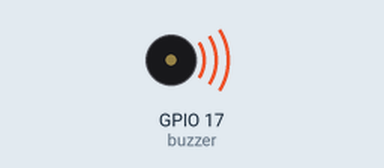
This program was run on a simulated Raspberry Pi (BCM pin numbers). Parts: buzzer (waves = sounding, pin HIGH).

Above: at 0.5 s.
Timing chart, 0 to 4.6 s (numbered marks = the images above):
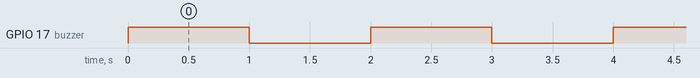

The program:

buzzerAlarm.py
```python
# -*- coding: utf-8 -*-

''' Copyright (C) 2018 Iván Rodríguez Méndez
This software is distributed under the GNU General Public
Licence (version 3 or later); please refer to the file
Licence.txt, included with the software, for details.
'''

# Tutorial creado para el canal de YouTube Piensa 3D
# Tutorial 9: Usar un zumbador como alarma
# Creado por: Iván Rodríguez

from gpiozero import Buzzer
from time import sleep

buzzer = Buzzer(17)

while True:
    buzzer.on()
    sleep(1)
    buzzer.off()
    sleep(1)

'''
while True:
    buzzer.beep()
'''
```

Measured:
- by itself, GPIO 17 (buzzer): alternates HIGH for 1.0 s and LOW for 1.0 s
